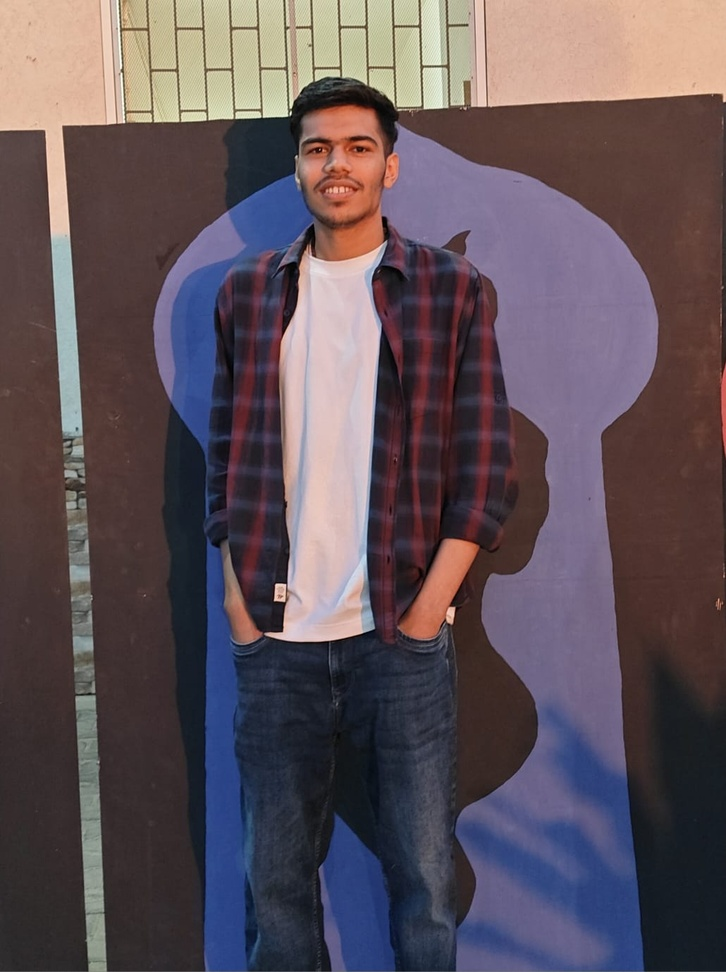
#> input picture assets/me.jpg, 726 x 972 px, shrunk from 1030 x 1378 before the run
$ python -i clean_photo.py   (imports and definitions only)
#> lines starting #> are read from the running program, lines starting #| are printed output that depends on the picture
import sys
import io
import cv2
import numpy as np
from PIL import Image
from rembg import remove


def enhance_image(img):
    # Convert PIL image to OpenCV format
    img_cv = cv2.cvtColor(np.array(img), cv2.COLOR_RGB2BGR)
#> img_cv is the input picture: shape (972, 726, 3); mean B, G, R 89.7, 82.5, 95.3

    # Convert to LAB color space
    lab = cv2.cvtColor(img_cv, cv2.COLOR_BGR2LAB)
#> lab: shape (972, 726, 3); mean of channels 0, 1, 2 91.3, 135.9, 125.9

    l, a, b = cv2.split(lab)
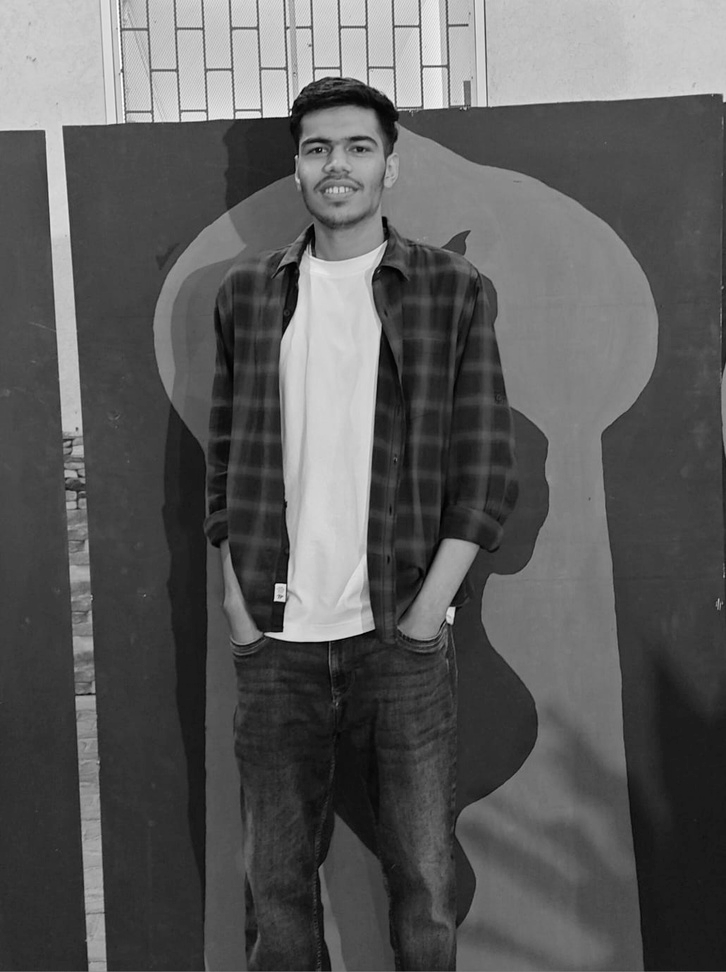
#> l: shape (972, 726); min 0, max 255, mean 91.3
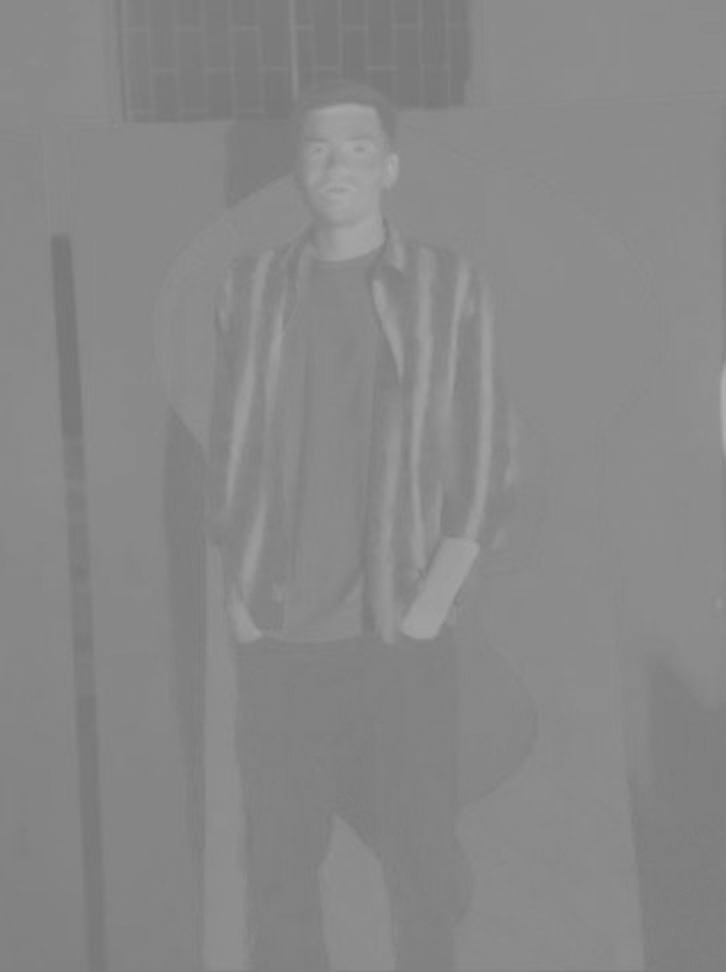
#> a: shape (972, 726); min 118, max 176, mean 135.9
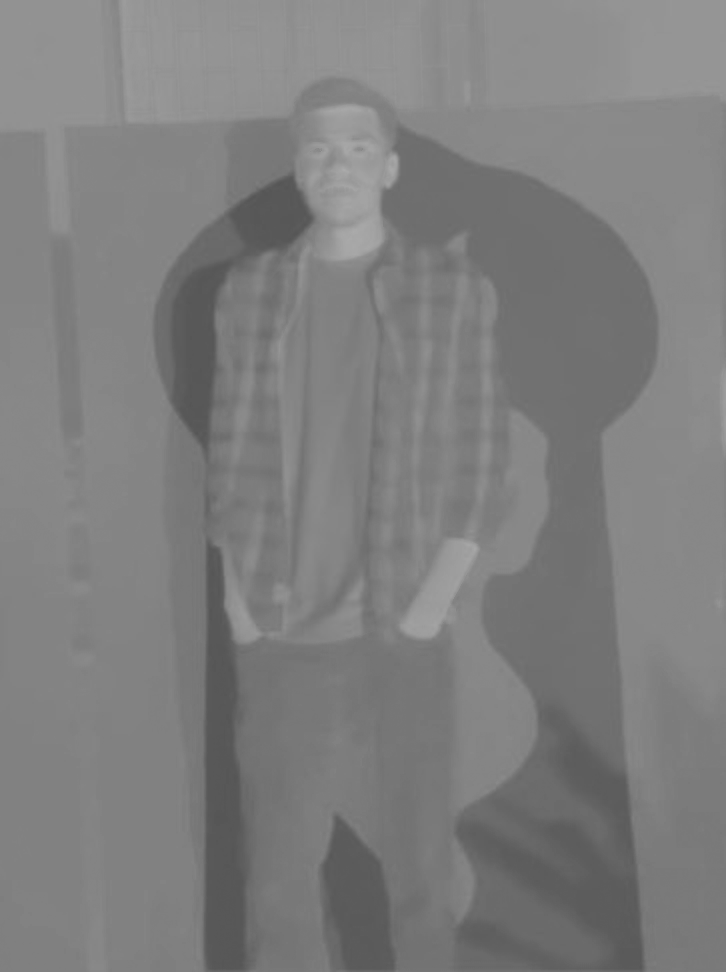
#> b: shape (972, 726); min 85, max 171, mean 125.9

    # CLAHE for better contrast
    clahe = cv2.createCLAHE(clipLimit=2.0, tileGridSize=(8, 8))
    l = clahe.apply(l)
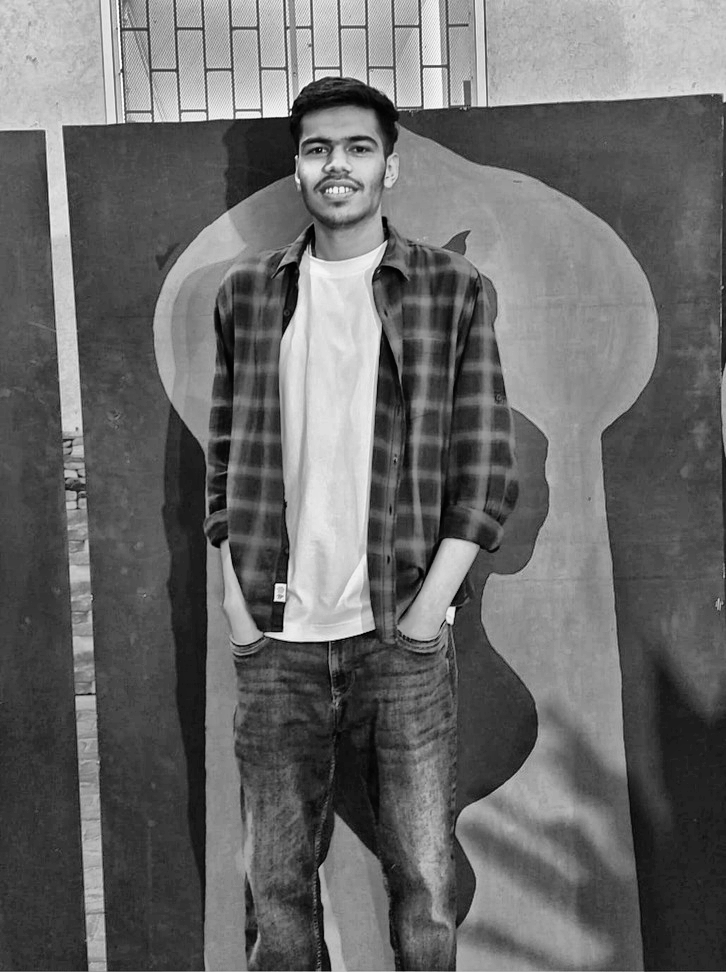
#> l: shape (972, 726); min 0, max 255, mean 105.3

    lab = cv2.merge((l, a, b))
#> lab: shape (972, 726, 3); mean of channels 0, 1, 2 105.3, 135.9, 125.9
    enhanced = cv2.cvtColor(lab, cv2.COLOR_LAB2BGR)
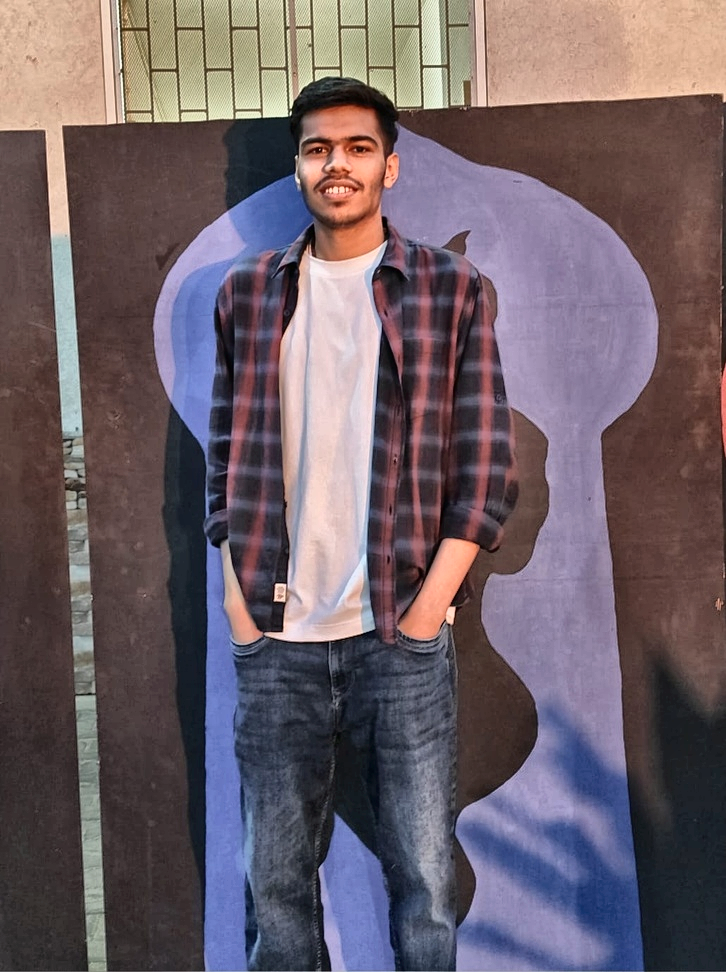
#> enhanced: shape (972, 726, 3); mean B, G, R 103.2, 95.6, 109

    return Image.fromarray(cv2.cvtColor(enhanced, cv2.COLOR_BGR2RGB))


def main():
    if len(sys.argv) != 2:
        print("Usage: python clean_photo.py <image>")
        return

    input_path = sys.argv[1]

    # Remove background
    with open(input_path, "rb") as f:
        output = remove(f.read())

    img = Image.open(io.BytesIO(output)).convert("RGBA")

    # White background
    white = Image.new("RGBA", img.size, (255, 255, 255, 255))
    white.paste(img, mask=img)

    rgb = white.convert("RGB")

    # Improve contrast
    rgb = enhance_image(rgb)

    rgb.save("assets/photo-ready.png")

    print("Saved -> assets/photo-ready.png")


# [2 lines not run here, left out]

>>> import cv2
>>> picture = cv2.cvtColor(cv2.imread('../assets/me.jpg'), cv2.COLOR_BGR2RGB)
>>> result = enhance_image(picture)
